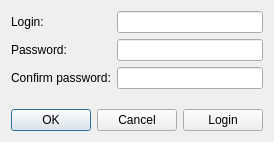
<?xml version="1.0" encoding="UTF-8"?>
<ui version="4.0">
 <class>RegistrationForm</class>
 <widget class="QWidget" name="RegistrationForm">
  <property name="geometry">
   <rect>
    <x>0</x>
    <y>0</y>
    <width>272</width>
    <height>142</height>
   </rect>
  </property>
  <property name="windowTitle">
   <string>Form</string>
  </property>
  <layout class="QVBoxLayout" name="verticalLayout">
   <item>
    <layout class="QFormLayout" name="formLayout">
     <item row="0" column="0">
      <widget class="QLabel" name="label">
       <property name="text">
        <string>Login:</string>
       </property>
      </widget>
     </item>
     <item row="1" column="0">
      <widget class="QLabel" name="label_2">
       <property name="text">
        <string>Password:</string>
       </property>
      </widget>
     </item>
     <item row="2" column="0">
      <widget class="QLabel" name="label_3">
       <property name="text">
        <string>Confirm password:</string>
       </property>
      </widget>
     </item>
     <item row="0" column="1">
      <widget class="QLineEdit" name="loginEdit"/>
     </item>
     <item row="1" column="1">
      <widget class="QLineEdit" name="passwordEdit">
       <property name="echoMode">
        <enum>QLineEdit::Password</enum>
       </property>
      </widget>
     </item>
     <item row="2" column="1">
      <widget class="QLineEdit" name="passwordConfirmEdit">
       <property name="echoMode">
        <enum>QLineEdit::Password</enum>
       </property>
      </widget>
     </item>
     <item row="3" column="1">
      <spacer name="verticalSpacer">
       <property name="orientation">
        <enum>Qt::Vertical</enum>
       </property>
       <property name="sizeHint" stdset="0">
        <size>
         <width>20</width>
         <height>40</height>
        </size>
       </property>
      </spacer>
     </item>
    </layout>
   </item>
   <item>
    <layout class="QHBoxLayout" name="horizontalLayout">
     <item>
      <widget class="QDialogButtonBox" name="buttonBox">
       <property name="standardButtons">
        <set>QDialogButtonBox::Cancel|QDialogButtonBox::Ok</set>
       </property>
      </widget>
     </item>
     <item>
      <widget class="QPushButton" name="loginButton">
       <property name="text">
        <string>Login</string>
       </property>
      </widget>
     </item>
    </layout>
   </item>
  </layout>
 </widget>
 <tabstops>
  <tabstop>loginButton</tabstop>
  <tabstop>loginEdit</tabstop>
  <tabstop>passwordEdit</tabstop>
  <tabstop>passwordConfirmEdit</tabstop>
 </tabstops>
 <resources/>
 <connections/>
</ui>
